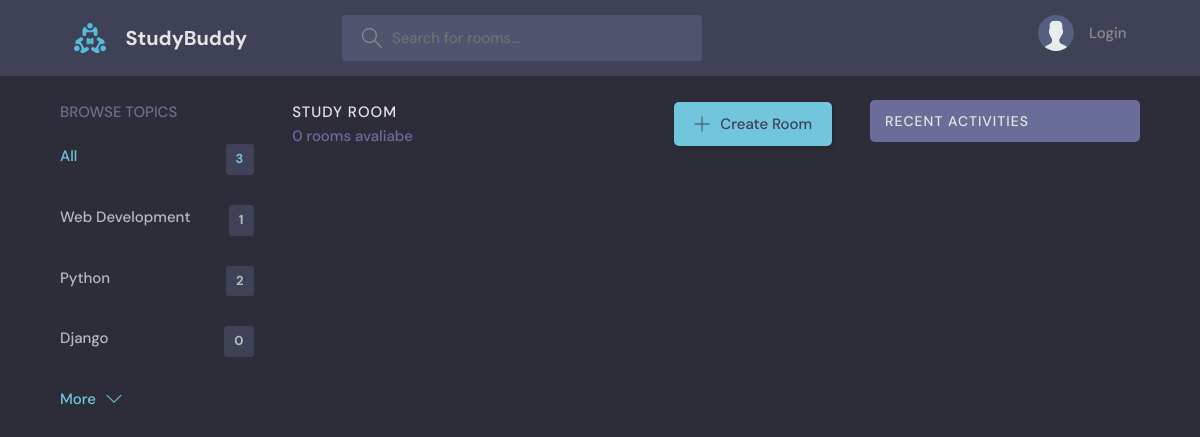
The page /?q=Java on the database as committed earlier.
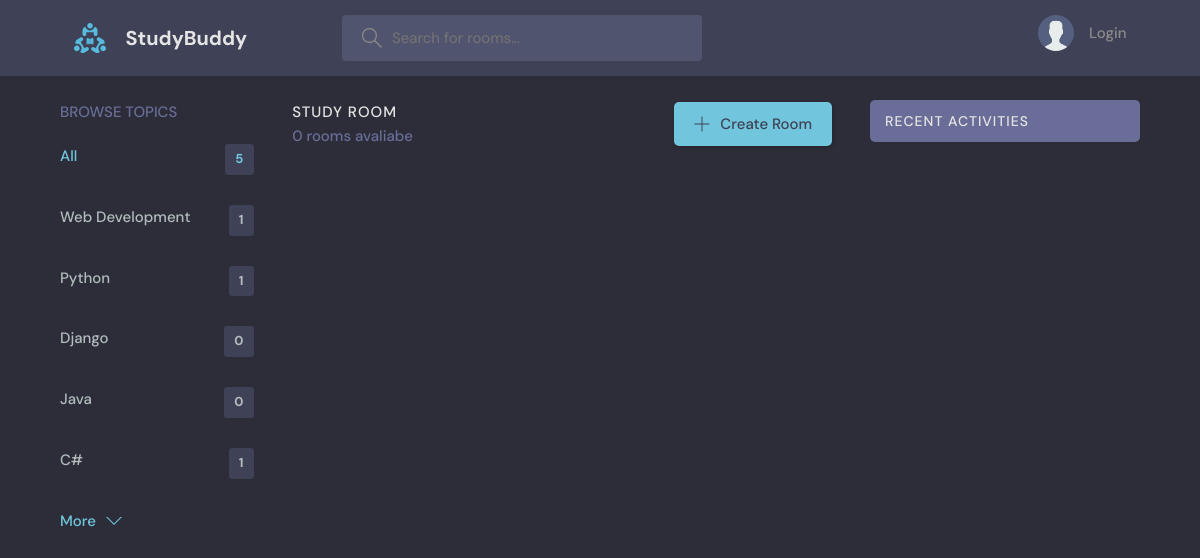
The same page on the database as committed later.
### base/models.py (models this page shows, shortened)
class Topic(models.Model):
    name = models.CharField(max_length=200)

### base/views.py (the view)
# urls.py: path('', views.home, name='home'),
def home(request):
    q = request.GET.get('q') if request.GET.get('q') != None else ''
    rooms = Room.objects.filter(
        Q(topic__name__icontains=q) |
        Q(name__icontains=q) |
        Q(description__icontains=q)
    )
    topics = Topic.objects.all()[:5]
    room_count = rooms.count()
    room_messages = Message.objects.filter(Q(room__topic__name__icontains=q))
    context = {
        'rooms': rooms,
        'topics': topics,
        'room_count': room_count,
        'room_messages': room_messages
    }
    return render(request, 'base/home.html', context)

### base/templates/base/home.html (shortened to what this page needs)
{% extends 'main.html' %}
{% block content %}
    <main class="layout layout--3">
      <div class="container">
        {% include 'base/topics_component.html' %}
        <div class="roomList">
          <div class="roomList__header">
            <div>
              <h2>Study Room</h2>
              <p>{{rooms.count}} rooms avaliabe</p>
            </div>
            <a class="btn btn--main" href="{% url 'create-room' %}">
              <svg version="1.1" xmlns="http://www.w3.org/2000/svg" width="32" height="32" viewBox="0 0 32 32">
                <title>add</title>
                <path
                  d="M16.943 0.943h-1.885v14.115h-14.115v1.885h14.115v14.115h1.885v-14.115h14.115v-1.885h-14.115v-14.115z"
                ></path>
              </svg>
              Create Room
            </a>
          </div>
        </div>
        {% include 'base/activity_component.html' %}
      </div>
    </main>
{% endblock content %}

### base/templates/base/topics_component.html
<div class="topics">
    <div class="topics__header">
        <h2>Browse Topics</h2>
    </div>
    <ul class="topics__list">
        <li>
            <a href="{% url 'home' %}" class="active">All <span>{{topics.count}}</span></a>
        </li>
        {% for topic in topics %}
        <li>
            <a href="{% url 'home' %}?q={{topic.name}}">{{topic.name}}<span>{{topic.room_set.all.count}}</span></a>
        </li>
        {% endfor %}
    </ul>
    <a class="btn btn--link" href="{% url 'topics' %}">
        More
        <svg version="1.1" xmlns="http://www.w3.org/2000/svg" width="32" height="32" viewBox="0 0 32 32">
            <title>chevron-down</title>
            <path d="M16 21l-13-13h-3l16 16 16-16h-3l-13 13z"></path>
        </svg>
    </a>
</div>

Rows that differ between the two databases and show on the page:
computed for Topic "Python": room_set.all.count "2" → "1"
added Topic: name "Java", room_set.all.count "0"
added Topic: name "C#", room_set.all.count "1"
Other text that changed with them:
{{ topics.count }}: "3" → "5"
